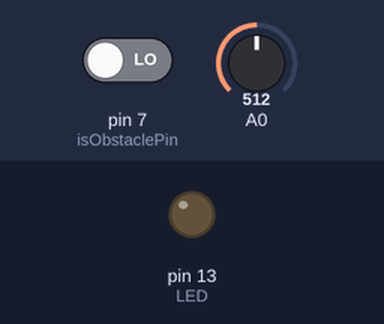
The sketch below on a simulated Arduino Uno, built with avr-gcc and run on an emulated ATmega328P. Shown: output pins drawn as LEDs (lit = HIGH). The inputs (shaded band) are chosen by the test bench; at power-on: pin 7 (isObstaclePin) LOW, A0 = 512. What the sketch prints to the serial monitor is not drawn.

Above: at 1.2 s.
1.3 s: pin 7 (isObstaclePin) driven HIGH
At 2.5 s:
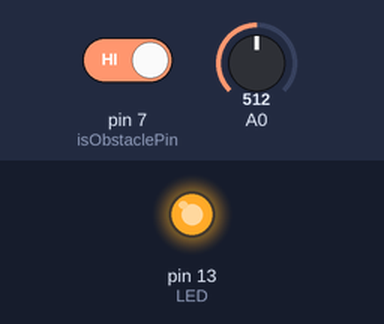
2.8 s: pin 7 (isObstaclePin) driven LOW
At 4.1 s:
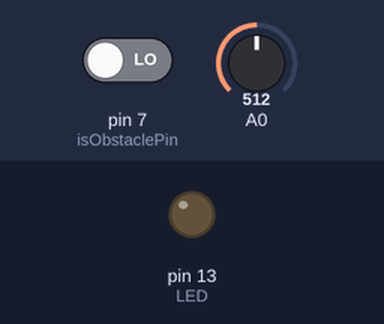
Timing chart, 0 to 5.8 s (numbered marks = the images above; inputs shaded):
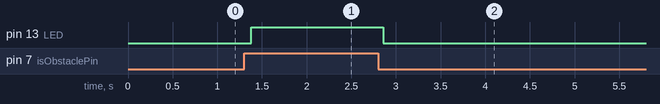

The sketch:

ir-sensor.ino
```cpp
// IR Obstacle Collision Detection Module
// Henry's Bench

int LED = 13; // Use the onboard Uno LED
int isObstaclePin = 7;  // This is our input pin
int isObstacle = LOW;  // HIGH MEANS NO OBSTACLE

void setup() {
  pinMode(LED, OUTPUT);
  pinMode(isObstaclePin, INPUT);
  pinMode(0,INPUT);
  Serial.begin(9600);

}

void loop() {
  isObstacle = digitalRead(isObstaclePin);
  Serial.println(String("reading ") + analogRead(0));
  Serial.flush();
  if (isObstacle == HIGH)
  {
    digitalWrite(LED, HIGH);
  }
  else
  {
    digitalWrite(LED, LOW);
  }
  delay(100);
}
```

Measured:
- after the input at 1.3 s, pin 13 (LED): LOW → HIGH after 0.08 s
- after the input at 2.8 s, pin 13 (LED): HIGH → LOW after 0.06 s
